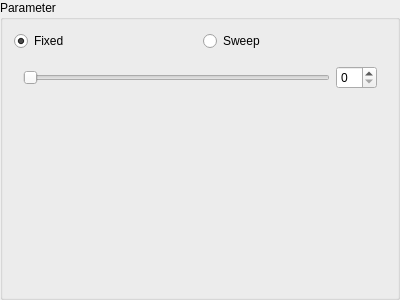
<?xml version="1.0" encoding="UTF-8"?>
<ui version="4.0">
 <class>GroupBox</class>
 <widget class="QGroupBox" name="GroupBox">
  <property name="geometry">
   <rect>
    <x>0</x>
    <y>0</y>
    <width>400</width>
    <height>300</height>
   </rect>
  </property>
  <property name="windowTitle">
   <string>GroupBox</string>
  </property>
  <property name="title">
   <string>Parameter</string>
  </property>
  <layout class="QGridLayout" name="gridLayout">
   <item row="0" column="0">
    <widget class="QRadioButton" name="fixedRadioButton">
     <property name="text">
      <string>Fixed</string>
     </property>
     <property name="checked">
      <bool>true</bool>
     </property>
    </widget>
   </item>
   <item row="0" column="1">
    <widget class="QRadioButton" name="sweepRadioButton">
     <property name="text">
      <string>Sweep</string>
     </property>
    </widget>
   </item>
   <item row="1" column="0" colspan="2">
    <widget class="QStackedWidget" name="stackedWidget">
     <property name="currentIndex">
      <number>0</number>
     </property>
     <widget class="QWidget" name="fixedPage">
      <layout class="QGridLayout" name="fixedPageGridLayout">
       <item row="1" column="0" colspan="2">
        <spacer name="fixedVerticalSpacer">
         <property name="orientation">
          <enum>Qt::Vertical</enum>
         </property>
         <property name="sizeHint" stdset="0">
          <size>
           <width>20</width>
           <height>40</height>
          </size>
         </property>
        </spacer>
       </item>
       <item row="0" column="0">
        <widget class="QSlider" name="fixedHorizontalSlider">
         <property name="orientation">
          <enum>Qt::Horizontal</enum>
         </property>
        </widget>
       </item>
       <item row="0" column="1">
        <widget class="QSpinBox" name="fixedSpinBox"/>
       </item>
      </layout>
     </widget>
     <widget class="QWidget" name="sweepPage">
      <layout class="QFormLayout" name="sweepPageFormLayout">
       <item row="0" column="0">
        <widget class="QLabel" name="sweepStartLabel">
         <property name="text">
          <string>Start</string>
         </property>
        </widget>
       </item>
       <item row="1" column="0">
        <widget class="QLabel" name="sweepStopLabel">
         <property name="text">
          <string>Stop</string>
         </property>
        </widget>
       </item>
       <item row="2" column="0">
        <widget class="QLabel" name="sweepStepLabel">
         <property name="text">
          <string>Step</string>
         </property>
        </widget>
       </item>
       <item row="0" column="1">
        <widget class="QSpinBox" name="sweepStartSpinBox"/>
       </item>
       <item row="1" column="1">
        <widget class="QSpinBox" name="sweepStopSpinBox"/>
       </item>
       <item row="2" column="1">
        <widget class="QSpinBox" name="sweepStepSpinBox"/>
       </item>
      </layout>
     </widget>
    </widget>
   </item>
  </layout>
 </widget>
 <resources/>
 <connections/>
</ui>
